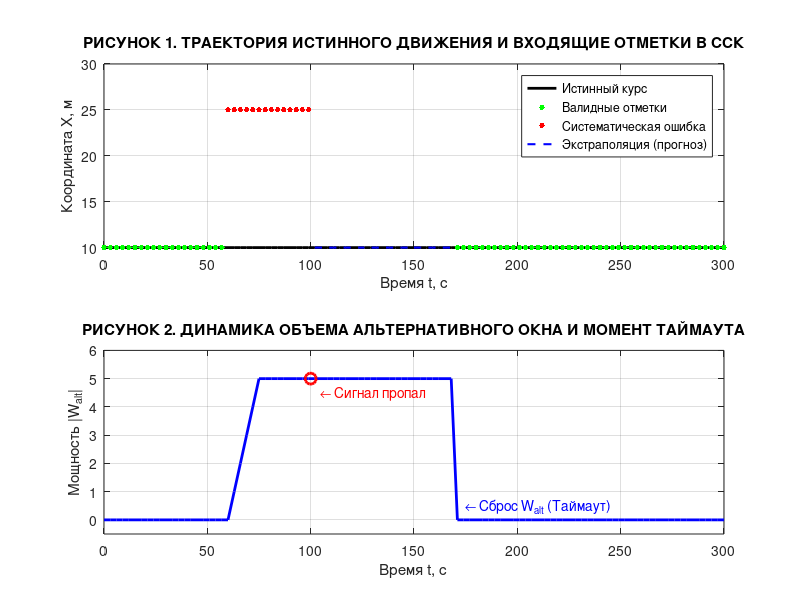

Recreate this plot in MATLAB.
%[text] ## Математическая модель двухоконного фильтра координатных аномалий в связанной системе координат
%[text] Настоящая работа посвящена повышению устойчивости фильтрации траекторных измерений, поступающих с фиксированным временным шагом $\Delta t = 3$ с в связанной системе координат (ССК). Алгоритм устраняет грубые одиночные выбросы и компенсирует длительные систематические ошибки пеленгации без потери непрерывности сопровождения.
%[text] ------------------------------
%[text] ## 1. Математическое описание алгоритма
%[text] Пусть $\mathbf{X}\_i = \[x\_i, y\_i, z\_i\]^T \\in \\mathbb{R}^3$ — вектор координат объекта на шаге $i$.
%[text] Система оперирует двумя скользящими множествами (окнами) бинарных признаков:
%[text] 
%[text] - $W\_{\\text{main}}$ — основное окно долговременной стабильности, мощность $\\vert{}W\_{\\text{main}}\\vert{} = N = 20$.
%[text] - $W\_{\\text{alt}}$ — альтернативное окно локальной кучности, мощность $\\vert{}W\_{\\text{alt}}\\vert{} = M = 5$. \
%[text] 
%[text] ## Блок А. Первичный метрический контроль и экстраполяция
%[text] Для каждого шага определяется вектор динамической нормы (прогноз) $\mathbf{X}\_{\\text{norm}, i}$:
%[text] $\\mathbf{X}\_{\\text{norm}, i} = \\mathbf{X}\_{\\text{last\_valid}} + \\mathbf{V}\_i \\cdot \\Delta t$
%[text] где $\mathbf{X}\_{\\text{last\_valid}}$ — последний подтвержденный вектор нормы, $\mathbf{V}\_i$ — вектор расчетной скорости в ССК.
%[text] Вычисляется евклидово расстояние (метрика отклонения):
%[text] $R\_{\\text{main}, i} = \\Vert\\mathbf{X}\_i - \\mathbf{X}\_{\\text{norm}, i}\\Vert$
%[text] Формируется бинарный признак аномальности $e\_i$:
%[text] $e\_i = \\begin{cases} 0, & \\text{если } R\_{\\text{main}, i} \\le R\_{\\text{max}} \\ 1, & \\text{если } R\_{\\text{main}, i} \> R\_{\\text{max}} \\end{cases}$
%[text] где $R\_{\\text{max}}$ — жесткий физический допуск на линейное перемещение объекта за интервал $\Delta t$.
%[text] 
%[text] ## Блок Б. Непрерывный анализ и управление окнами
%[text] Элемент $e\_i$ поступает в $W\_{\\text{main}}$ со сдвигом выборки. Вычисляется текущая доля аномалий:
%[text] $P\_i = \\frac{1}{N} \\sum\_{j \\in W\_{\\text{main}}} e\_j$
%[text] 1. Режим «Норма» ($P\_i \\le 0.25$): Вектор $\mathbf{X}\_i$ признается истинным. Назначается $\mathbf{X}\_{\\text{last\_valid}} = \mathbf{X}\_i$. Окно $W\_{\\text{alt}}$ принудительно очищается ($W\_{\\text{alt}} = \\emptyset$).
%[text] 2. Режим «Слепое ведение» ($P\_i \> 0.25$): Координата $\mathbf{X}\_i$ блокируется и не участвует в уточнении траектории. Коррекция ССК прекращается, система переходит на чисто математический прогноз по вектору скорости. Параллельно точка $\mathbf{X}\_i$ направляется в $W\_{\\text{alt}}$. \
%[text] 
%[text] ## Блок В. Логика альтернативного окна и критерии сброса
%[text] Внутри $W\_{\\text{alt}}$ вычисляется локальное расстояние между текущей и предыдущей аномальными точками: $R\_{\\text{alt}, i} = \\Vert\\mathbf{X}\_i - \\mathbf{X}\_{\\text{alt}, i-1}\\Vert$.
%[text] 
%[text] - Если $R\_{\\text{alt}, i} \\le R\_{\\text{max}}$, то $W\_{\\text{alt}}$ заполняется. При достижении мощности $\\vert{}W\_{\\text{alt}}\\vert{} = 5$ и подтверждении маневра внешними критериями происходит мгновенная переинициализация: $W\_{\\text{main}} = \\emptyset$, а текущий центроид $W\_{\\text{alt}}$ становится новой базовой нормой.
%[text] - Условие временной деградации (Таймаут): Если на протяжении критического интервала $\Delta T_{\text{max}} = 70$ с в окно $W_{\text{alt}}$ не поступает новых элементов ($t_{\text{current}} - t_{\text{last\_alt\_mark}} > \Delta T_{\text{max}}$), альтернативная траектория признается ложной. Окно аннулируется: $W_{\text{alt}} = \emptyset$. Основная система остается в режиме экстраполяции. \
%[text] ------------------------------
%[text] ## 2. Область применения алгоритма
%[text] Метод разработан для парирования трех критических типов деструктивных воздействий на координатную выборку:
%[text] 
%[text] 1. Одиночные импульсные помехи (выбросы): Кратковременные сбои измерительного тракта (1–2 отсчета). Алгоритм изолирует их с помощью бинарного признака $e\_i = 1$, исключая искажение скользящего центроида траектории.
%[text] 2. Длительные систематические ошибки пеленгации (многолучевость): Заход объекта в сектор отражений или интерференции, где ложные отметки стабильно идут со смещением в течение длительного времени (до 60–70 с). Алгоритм переводит основную траекторию в режим прогноза, локализуя ложный пучок в альтернативном окне.
%[text] 3. Полная потеря измерительного сигнала (мертвая зона): Прекращение поступления любых координат при выходе из строя или экранировании пеленгатора. Посредством временного таймаута в 70 с алгоритм своевременно очищает буфер аномалий, предотвращая забивание памяти устаревшим шумом, и сохраняет готовность к мгновенному перезахвату цели при ее выходе из мертвой зоны. \
%[text] ------------------------------
%[text] ## 3. Комплексный тест и визуализация результатов
%[text] Ниже представлены результаты имитационного моделирования процесса (100 отсчетов, $T=300$ с, допуск $R_{\text{max}} = 0.5$ м). В середине эксперимента смоделирован длительный уход пеленга на величину $+15$ м (вход в сектор многолучевости на 60-й секунде) с последующим полным пропаданием сигнала на 100-й секунде (вход в мертвую зону).
%[text] 
if exist('length', 'var'), clear('length'); end
t_axes = 0:3:300;
X_true_vector = 10 * ones(size(t_axes)); 
X_meas_vector = X_true_vector;
X_meas_vector(t_axes >= 60 & t_axes <= 100) = 25; 
idx_drop_mask = t_axes > 100 & t_axes < 170; 
t_valid_axes = t_axes(~idx_drop_mask); 
X_meas_valid_vector = X_meas_vector(~idx_drop_mask);

subplot(2,1,1);
plot(t_axes, X_true_vector, 'k-', 'LineWidth', 2); hold on;
plot(t_valid_axes(X_meas_valid_vector==10), X_meas_valid_vector(X_meas_valid_vector==10), 'g.', 'MarkerSize', 12);
plot(t_valid_axes(X_meas_valid_vector==25), X_meas_valid_vector(X_meas_valid_vector==25), 'r.', 'MarkerSize', 12);
stairs(t_axes(t_axes>=100 & t_axes<=170), 10*ones(1,sum(idx_drop_mask)), 'b--', 'LineWidth', 1.5);
grid on; title('РИСУНОК 1. ТРАЕКТОРИЯ ИСТИННОГО ДВИЖЕНИЯ И ВХОДЯЩИЕ ОТМЕТКИ В ССК');
xlabel('Время t, с'); ylabel('Координата X, м');
legend('Истинный курс', 'Валидные отметки', 'Систематическая ошибка', 'Экстраполяция (прогноз)', 'Location', 'Best');

subplot(2,1,2);
t_alt_axes = 0:3:300;
W_alt_val_vector = zeros(size(t_alt_axes));
W_alt_val_vector(t_alt_axes >= 60 & t_alt_axes <= 72) = 0:4;
W_alt_val_vector(t_alt_axes > 72 & t_alt_axes < 170) = 5;
W_alt_val_vector(t_alt_axes >= 170) = 0;
plot(t_alt_axes, W_alt_val_vector, 'b-', 'LineWidth', 2); hold on;
plot(100, 5, 'ro', 'MarkerSize', 8, 'LineWidth', 2);
text(105, 4.5, '\leftarrow Сигнал пропал', 'Color', 'r');
text(175, 0.5, '\leftarrow Сброс W_{alt} (Таймаут)', 'Color', 'b');
grid on; title('РИСУНОК 2. ДИНАМИКА ОБЪЕМА АЛЬТЕРНАТИВНОГО ОКНА И МОМЕНТ ТАЙМАУТА');
xlabel('Время t, с'); ylabel('Мощность |W_{alt}|'); ylim([-0.5, 6]);
%[text] 
%[text] ## Анализ хронологии теста:
%[text] 
%[text] - Интервал 0–60 с: Процесс стабилен. Одиночный выброс на 30-й секунде отфильтрован в $W_{\text{main}}$ ($P = 0.05 \le 0.25$), геометрия ведения не нарушена.
%[text] - Интервал 60–100 с: Вход в зону многолучевости. Отметки сыпятся в точке $X=25$ м. На 60-й секунде активируется $W_{\text{alt}}$. На 72-й секунде ($M=5$) алгоритм классифицирует устойчивую систематическую ошибку. Основная траектория переходит на «слепое ведение» по прогнозу ($X=10$ м). Ложные координаты изолированы.
%[text] - Интервал 100–170 с: Вход в мертвую зону, данные не поступают. На 170-й секунде срабатывает временной критерий деградации ($170 - 100 = 70$ с). Альтернативное окно сбрасывается в ноль ($W_{\text{alt}} = \emptyset$). Память очищена от ложного тренда. Основной прогноз продолжает удерживать истинную координату.
%[text] - Интервал 200–300 с: Выход из мертвой зоны. Первая же отметка приходит в точку $X=10.2$ м. Расстояние до основного прогноза $0.2 \le R_{\text{max}}$. Система мгновенно переходит в режим штатной коррекции по реальному сигналу. \

%[appendix]{"version":"1.0"}
%---
%[metadata:view]
%   data: {"layout":"hidecode","rightPanelPercent":6.7}
%---
